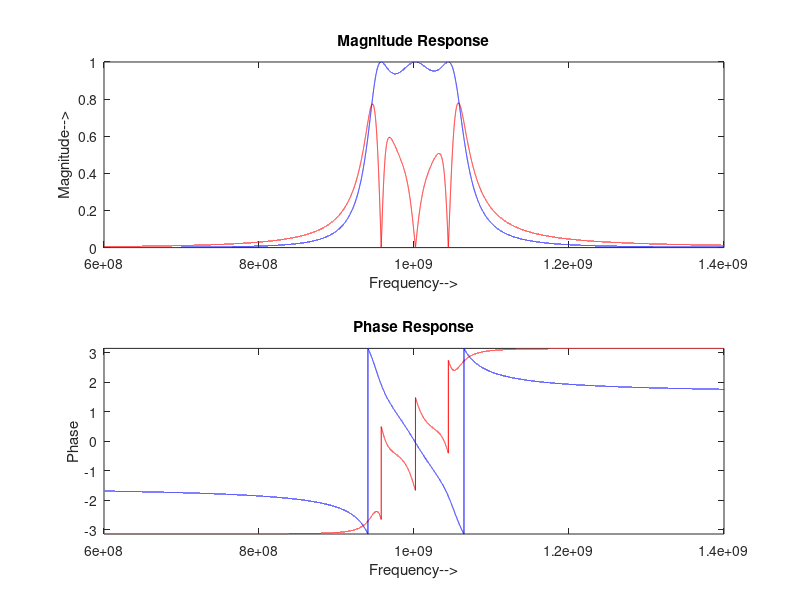

MATLAB code for this plot:
close all;
clear all;
clc;

z0=50;
l1=127*10^(-9);
c1=0.199*10^(-12);
l2=0.726*10^(-9);
c2=34.91*10^(-12);
l3=l1;
c3=c1;

f=0.6*10^9:10^4:1.4*10^9;

for i=1:1:length(f)
  w=2*pi*f(i);
  
  t1=[1 j*w*l1;0 1];
  t2=[1 1/(j*w*c1); 0 1];
  t3=[1 0;1/(j*w*l2) 1];
  t4=[1 0;j*w*c2 1];
  t5=[1 j*w*l3;0 1];
  t6=[1 1/(j*w*c3);0 1];
  
  t=t1*t2*t3*t4*t5*t6;
  
  a=t(1,1);
  b=t(1,2);
  c=t(2,1);
  d=t(2,2);
  
  s21(i)=2/(a+ b/z0 + c*z0 +d);
  s11(i)=(a + b/z0 - c*z0 - d)/(a*b/z0+c*z0+d);
  i=i+1;
 end 

subplot(2,1,1);
plot(f,abs(s11),'r-',f,abs(s21),'b-');
title('Magnitude Response');
xlabel('Frequency-->');
ylabel('Magnitude-->');
subplot(2,1,2);
plot(f,angle(s11),'r-',f,angle(s21),'b-');
axis([f(1) f(length(f)) -pi pi]);
title('Phase Response');
xlabel('Frequency-->');
ylabel('Phase');
 
  
  
